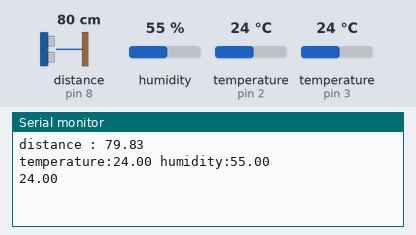
The sketch below on a simulated Arduino Uno, built with avr-gcc and run on an emulated ATmega328P. Shown: the last lines printed to the serial monitor. Wiring (inferred from the names in the program): ultrasonic range finder: trigger pin 7; echo pin 8. The test bench sets the inputs (shaded band); at power-on: distance to the obstacle (sensor on pin 8) 80 cm, humidity 55 %, temperature (sensors on pin 3, pin 2) 24 °C. The echo pulse lasts 58.3 µs per cm.

Above: at 1.6 s.
1.7 s: distance to the obstacle (sensor on pin 8) set to 2 cm
At 3.3 s:
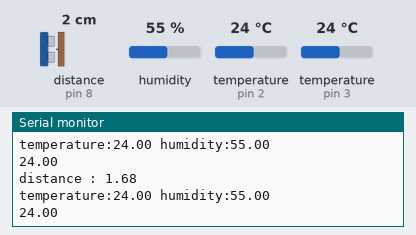
3.9 s: humidity set to 22 %
At 5.7 s:
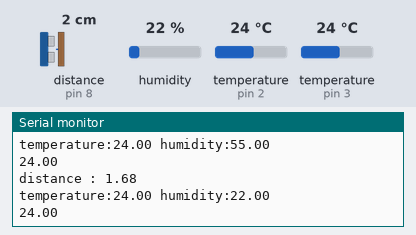
6.1 s: temperature (sensor on pin 3) set to 12 °C
At 6.8 s:
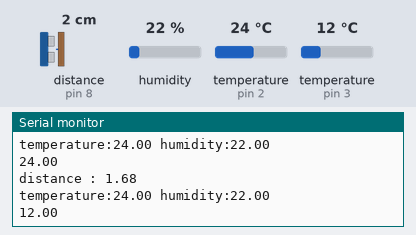
8.3 s: temperature (sensor on pin 2) set to 12 °C
At 10.4 s:
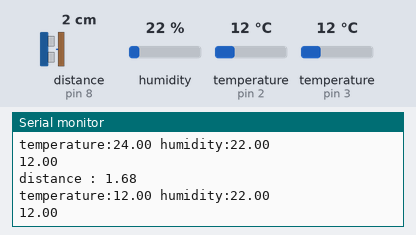
10.5 s: distance to the obstacle (sensor on pin 8) set to 4 cm
At 12.5 s:
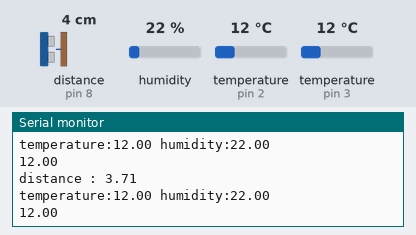
12.7 s: temperature (sensor on pin 3) set to 19 °C
At 15.0 s:
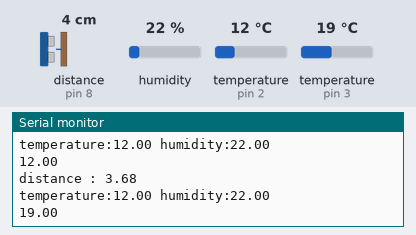
Timing chart, 0 to 15.9 s (numbered marks = the images above; inputs shaded):
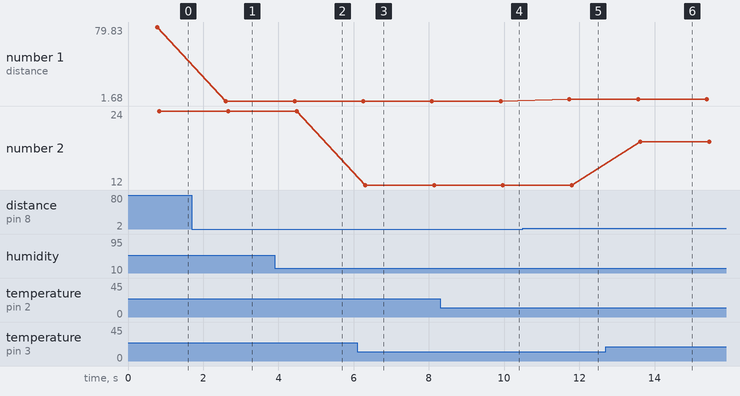

The sketch:

babycare_arduino.ino
```cpp
#include <SoftwareSerial.h>                  //블루투스
#include <DHT11.h>                            //온습도센서 쓰기위한 라이브러리
#include <OneWire.h>                           //
#include <DallasTemperature.h>                  //방수온도센서
#define ONE_WIRE_BUS 3                        //방수온도센서 연결 핀
SoftwareSerial btSerial(10,11);             //블루투스 객체 생성
#define TRIG_PIN 7                           //초음파센서 트리거핀
#define ECHO_PIN 8                           //초음파센서 에코핀
OneWire ourWire(ONE_WIRE_BUS);              //
DallasTemperature sensors(&ourWire);        //방수온도센서 객체 생성


int pin =2;                                //온도습도센서 연결 핀
double distance;
DHT11 dht11(pin);                         //온도습도센서 객체 생성
String dis="";                            //
String tmp="";
String hum="";
String wtmp="";                           //안드로이드에 보내는 프로토콜 정의를 위한 변수
void setup()
{
  Serial.begin(9600);                     //시리얼통신시작과함께 통신속도설정
  btSerial.begin(9600);                   //이하동문
  sensors.begin();                        //방수온도센서통신시작
  pinMode(TRIG_PIN, OUTPUT);            //
  pinMode(ECHO_PIN, INPUT);
}
void loop()
{
  sensors.requestTemperatures();      //방수온습도
  distance = getDistance();           //distance변수에 거리 계산함수결과값을넣음
  Serial.print("distance : ");
  Serial.println(distance);
  int err;
  float temp, humi;
  if((err=dht11.read(humi, temp))==0) // 온습도받아옴
  {
    Serial.print("temperature:");
    Serial.print(temp);
    Serial.print(" humidity:");
    Serial.print(humi);
    Serial.println();
  }
  else
  {
    Serial.println();
    Serial.print("Error No :");
    Serial.print(err);
    Serial.println();
  }
  sendDis(distance);                      //앞에 #붙힘 - 거리값
  sendhum(humi);                          //앞에 @붙힘 - 일반 습도
  sendTmp(temp);                          //앞에 &붙힘 - 일반 온도
 Serial.println(sensors.getTempCByIndex(0)); sendWtmp(sensors.getTempCByIndex(0));   //앞에 %붙힘 - 방수 온도
  btSerial.print(tmp+" "+hum+" "+dis+" "+wtmp+"\n");//보내는 함수
  delay(DHT11_RETRY_DELAY);
}
double getDistance(){ //거리 계산
  unsigned long duration;
  float distance;

  digitalWrite(TRIG_PIN, LOW);
  delayMicroseconds(2);
  digitalWrite(TRIG_PIN, HIGH);
  delayMicroseconds(2);
  digitalWrite(TRIG_PIN, LOW);

  duration= pulseIn(ECHO_PIN, HIGH);

  distance=(duration/2)/29.1;

  return distance;
}
void sendDis(float distance){
  dis="";
  dis+=distance;
}
void sendTmp(float temp){
  tmp="";
  tmp+=temp;
}
void sendhum(float humi){
  hum="";
  hum+=humi;
}
void sendWtmp(float temp){
  wtmp="";
  wtmp+=temp;
}
```

Measured:
- after the input at 1.7 s, the serial monitor: prints a new line after 0.90 s (image 1)
- after the input at 3.9 s, the serial monitor: prints a new line after 0.55 s (image 2)
- after the input at 6.1 s, the serial monitor: prints a new line after 0.21 s (image 3)
- after the input at 8.3 s, the serial monitor: prints a new line after 1.6 s (image 4)
- after the input at 10.5 s, the serial monitor: prints a new line after 1.2 s (image 5)
- after the input at 12.7 s, the serial monitor: prints a new line after 0.92 s (image 6)
- plotted number 1: 79.83 → 1.68 after the input at 1.7 s, 1.68 → 3.71 after the input at 10.5 s
- plotted number 2: 24 → 12 after the input at 6.1 s, 12 → 19 after the input at 12.7 s
